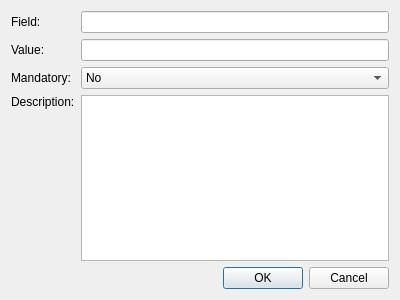
<?xml version="1.0" encoding="UTF-8"?>
<ui version="4.0">
 <class>GTAHeaderFieldEdit</class>
 <widget class="QDialog" name="GTAHeaderFieldEdit">
  <property name="geometry">
   <rect>
    <x>0</x>
    <y>0</y>
    <width>400</width>
    <height>300</height>
   </rect>
  </property>
  <property name="windowTitle">
   <string>Add Header field</string>
  </property>
  <property name="windowIcon">
   <iconset resource="../resource.qrc">
    <normaloff>:/images/forms/img/GTAAppIcon.png</normaloff>:/images/forms/img/GTAAppIcon.png</iconset>
  </property>
  <property name="modal">
   <bool>true</bool>
  </property>
  <layout class="QGridLayout" name="gridLayout">
   <item row="4" column="1">
    <widget class="QDialogButtonBox" name="buttonBox">
     <property name="orientation">
      <enum>Qt::Horizontal</enum>
     </property>
     <property name="standardButtons">
      <set>QDialogButtonBox::Cancel|QDialogButtonBox::Ok</set>
     </property>
    </widget>
   </item>
   <item row="0" column="1">
    <widget class="QLineEdit" name="fieldNameLE"/>
   </item>
   <item row="0" column="0">
    <widget class="QLabel" name="fileLB">
     <property name="text">
      <string>Field:</string>
     </property>
    </widget>
   </item>
   <item row="1" column="0">
    <widget class="QLabel" name="fieldValueLB">
     <property name="text">
      <string>Value:</string>
     </property>
    </widget>
   </item>
   <item row="1" column="1">
    <widget class="QLineEdit" name="fieldValueLE"/>
   </item>
   <item row="2" column="1">
    <widget class="QComboBox" name="mandatoryCB">
     <item>
      <property name="text">
       <string>No</string>
      </property>
     </item>
     <item>
      <property name="text">
       <string>Yes</string>
      </property>
     </item>
    </widget>
   </item>
   <item row="2" column="0">
    <widget class="QLabel" name="mandatoryLB">
     <property name="text">
      <string>Mandatory:</string>
     </property>
    </widget>
   </item>
   <item row="3" column="1">
    <widget class="QPlainTextEdit" name="descriptionTE"/>
   </item>
   <item row="3" column="0">
    <widget class="QLabel" name="DescricptionLB">
     <property name="text">
      <string>Description:</string>
     </property>
     <property name="alignment">
      <set>Qt::AlignLeading|Qt::AlignLeft|Qt::AlignTop</set>
     </property>
    </widget>
   </item>
  </layout>
 </widget>
 <tabstops>
  <tabstop>fieldNameLE</tabstop>
  <tabstop>fieldValueLE</tabstop>
  <tabstop>mandatoryCB</tabstop>
  <tabstop>descriptionTE</tabstop>
  <tabstop>buttonBox</tabstop>
 </tabstops>
 <resources>
  <include location="../resource.qrc"/>
 </resources>
 <connections>
  <connection>
   <sender>buttonBox</sender>
   <signal>accepted()</signal>
   <receiver>GTAHeaderFieldEdit</receiver>
   <slot>accept()</slot>
   <hints>
    <hint type="sourcelabel">
     <x>320</x>
     <y>290</y>
    </hint>
    <hint type="destinationlabel">
     <x>157</x>
     <y>274</y>
    </hint>
   </hints>
  </connection>
  <connection>
   <sender>buttonBox</sender>
   <signal>rejected()</signal>
   <receiver>GTAHeaderFieldEdit</receiver>
   <slot>reject()</slot>
   <hints>
    <hint type="sourcelabel">
     <x>388</x>
     <y>290</y>
    </hint>
    <hint type="destinationlabel">
     <x>286</x>
     <y>274</y>
    </hint>
   </hints>
  </connection>
 </connections>
</ui>
